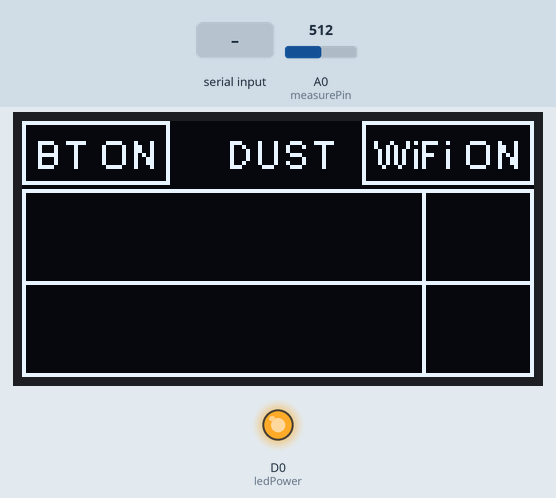
Recording of a sketch running on a simulated ESP8266 (NodeMCU). Shown: 128×64 one-colour display, output pins drawn as LEDs (lit = HIGH). The inputs (shaded band) are chosen by the test bench; at power-on: A0 (measurePin) = 512. What the sketch prints to the serial monitor is not drawn.

Above: at 2.2 s.
2.3 s: "90,45\n" received over the second serial link
At 7.8 s:
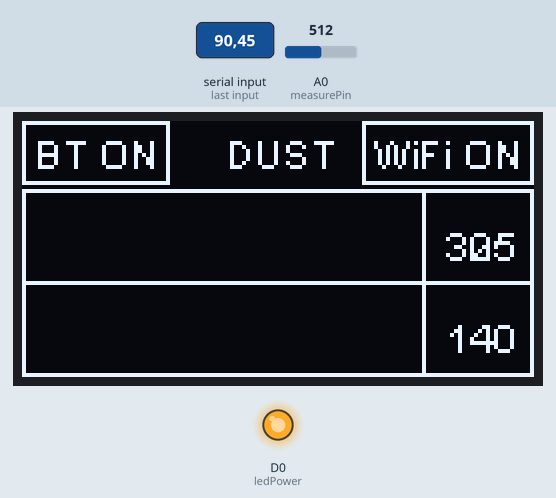
8.3 s: A0 (measurePin) set to 716
At 9.8 s:
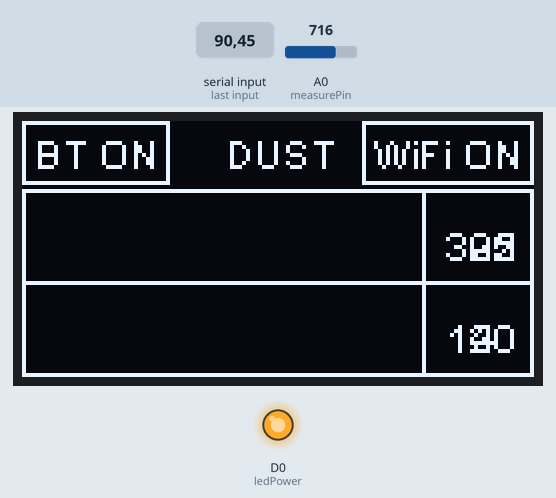
13.6 s: "5\n" received over the second serial link
At 18.3 s:
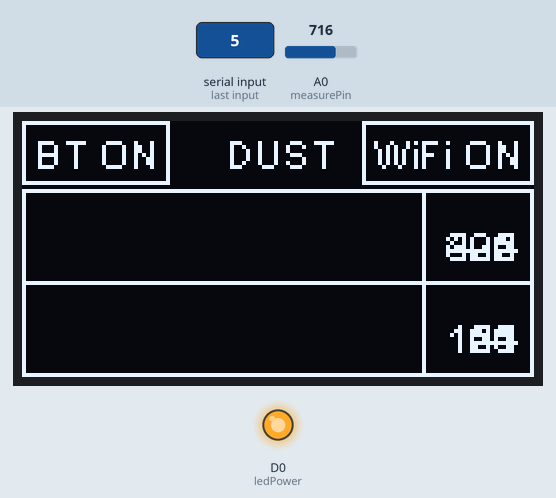
20.7 s: A0 (measurePin) set to 900
At 26.5 s:
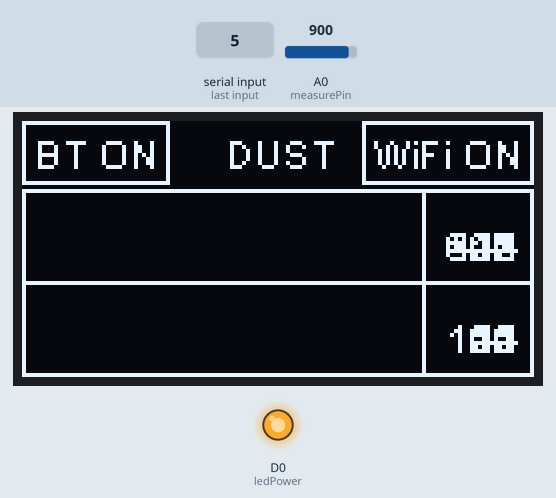
27.2 s: A0 (measurePin) set to 1023
32.5 s: "Y90\n" received over the second serial link
Timing chart, 0 to 35.5 s (numbered marks = the images above; inputs shaded):
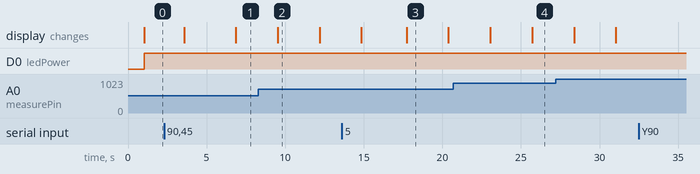

The sketch:

NodeMcu_BT_HC06_Dust_Sensor_GP2Y10_SSD1306.ino
```cpp
//
//  FILE : NodeMcu_BT_HC06_Dust_Sensor_GP2Y10_SSD1306
//  AUTHOR : nobug (nobug007@gmail.com)
//  CREATED : 26.3.2020
//  HW : NodeMCU & GP2Y10 & HC06 & SSD1306
//

#include <string.h>
#include <ctype.h>
#include <SoftwareSerial.h>
#include "SSD1306Wire.h" // legacy include: `#include "SSD1306.h"`

int oCal = 50;
int iCal = -120;

//=======================================================================
// gp2y10 dust sensor GPIO
//=======================================================================

int measurePin = A0;      // Connect dust sensor to arduino A0 pin
int ledPower = D0;         // Connect 3 led driver pins of dust sensor to Arduino D5

int iTemp;
int oTemp;
char cTemp[10];
  int dust = 0;

//=======================================================================
// BT Port Set up
//=======================================================================

SoftwareSerial bluetooth(D1, D2);   //  TX =  D1, RX =  D2    VCC = UV ( test ) 5V

//=======================================================================
// Initialize the OLED display using Wire library
//=======================================================================

SSD1306Wire  display(0x3c, D3, D4);  //D3=SDA  D4=SCL  As per labeling on NodeMCU


#define graphMax 100

//=======================================================================
//                    Power on setup
//=======================================================================


void setup() {
  delay(1000);
  Serial.begin(9600);

 // Display Init
  display_init();

  // BT setup
  Serial.println("BT Start");
  bluetooth.begin(9600);

  // Dust Sensor Setup
  pinMode(ledPower,OUTPUT);  // dust LED pin

}

//=======================================================================
//                    Main Program Loop
//=======================================================================
void loop() {
        BT_Read();
        get_inner_dust();
        drawGraph();
//        delay(1000);
}


//=======================================================================
//                    Display
//=======================================================================

void display_init() {
  display.init();
  display.flipScreenVertically();
  display.setFont(ArialMT_Plain_10);
  drawStatus();  //  BT check & WiFi Check
}


void drawStatus() {
  // clear the display
   display.clear();
   // Title Display

  display.setTextAlignment(TEXT_ALIGN_CENTER);
  display.drawString(64,2, "DUST");

//  if BT ON
  display.setTextAlignment(TEXT_ALIGN_LEFT);
  display.drawRect(0, 0, display.getStringWidth("BT ON")+6, 16);
  display.drawString(3, 2, "BT ON");

//  if WiFi ON
  display.setTextAlignment(TEXT_ALIGN_RIGHT);
  display.drawRect(122-display.getStringWidth("WiFi ON"),0,display.getStringWidth("WiFi ON")+6, 16);
  display.drawString(125,2, "WiFi ON");

// Graph rectangle
   display.drawRect(0, 17, 128, 47);
   display.drawLine(0, 40, 128, 40);     //  47/2 = 23
   display.drawLine(100, 18, 100, 63);     //  47/2 = 23

  display.display();
}

void drawGraph() {

   int i = 0, j = 0;
   int iDust[graphMax];
   int oDust[graphMax];
   display.setTextAlignment(TEXT_ALIGN_RIGHT);

   sprintf(cTemp,"%d",(int)dust);
   display.drawString(124,25, cTemp);
   sprintf(cTemp,"%d",(int)oTemp);
   display.drawString(124,48, cTemp);

   if ( dust > 100 ) dust = 100 ;
   else if ( dust < 0 ) dust = 0;
   if ( oTemp > 100 ) oTemp = 100 ;
   else if ( oTemp < 0 ) oTemp = 0;
   iTemp = map(dust,0,100,0,20);  // dust => graph high
   oTemp = map(oTemp,0,100,0,20);  // dust => graph high


   if ( i == graphMax) {
     for(j=0;j<graphMax;j++) {
       iDust[j] = iDust[j+1];
       oDust[j] = oDust[j+1];
     }
   }

   iDust[i] = iTemp;
   oDust[i] = oTemp;

   for(j=1;j<=i;j++) {
      display.drawLine(j,40,j,40-iDust[j] );
      display.drawLine(j,64,j,64-oDust[j] );
   }
  display.display();
  if (i < graphMax ) i++;
  delay(100);
}


//=======================================================================
//                    Bluetooth Read
//=======================================================================

void BT_Read() {
  char out_data[10];
  int out_i=0;
  char Flag = 'N';

  while (bluetooth.available()) {
      Serial.print(".");
    // 수신 받은 데이터 저장
    out_data[out_i] = (char)bluetooth.read();
    out_data[++out_i] = NULL;
    Flag = 'Y';
    delay(100);
  }

  if ( Flag == 'Y' ) {
       // 수신된 데이터 시리얼 모니터로 출력
        Serial.print("BT Read Out Data :  ");
        Serial.print(out_data);
        Serial.print("      ");
        oTemp = atoi(out_data)+oCal;
        if ( oTemp < 0 ) oTemp = 0;
        Serial.println(oTemp);
        Flag = 'N';
  }
}

//=======================================================================
//                    Get Dust inform
//=======================================================================

void get_inner_dust() {


  for (int i=0;i<5;i++) {
    dust += dust_check();
  }
  dust = dust / 5.0 + iCal;
  if ( dust < 0 ) dust = 0;
  Serial.print("   -  5 times inner Dust density :  ");
  Serial.println(dust);
}


float dust_check() {

  int samplingTime = 280;
  int deltaTime = 40;
  int sleepTime = 9680;

  float voMeasured = 0.0;
  float calcVoltage = 0.0;
  float dustDensity = 0.0;

  digitalWrite(ledPower,LOW );
  delayMicroseconds(samplingTime);

  voMeasured = analogRead( measurePin );

  delayMicroseconds( deltaTime );
  digitalWrite( ledPower , HIGH );
  delayMicroseconds(sleepTime );

  calcVoltage = voMeasured * ( 5.0 / 1024.0 );

  dustDensity = (0.17 * calcVoltage + 0.0005 )* 1000 ; // Cal 0.1
  delay(500);

  return dustDensity;
}
```

Measured:
- after the input at 13.6 s, the display: first differs from a run without the input after 4.1 s (image 3)
- after the input at 20.7 s, the display: first changes after 2.3 s (image 4 shows a later state)
- what the display in image 2 shows lasts 2.7 s, from 9.5 s to 12.2 s
